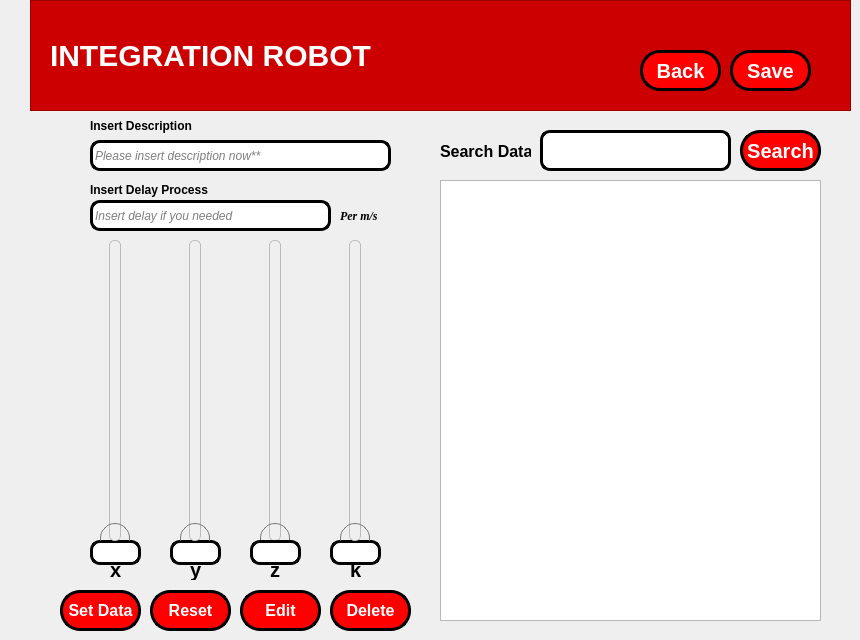
    <widget class="QWidget" name="Integration_3">
     <widget class="QLabel" name="label_6">
      <property name="geometry">
       <rect>
        <x>190</x>
        <y>560</y>
        <width>16</width>
        <height>20</height>
       </rect>
      </property>
      <property name="styleSheet">
       <string notr="true">QLabel {
	font-weight: bold;
	color: black;
	font-size: 20px;
}</string>
      </property>
      <property name="text">
       <string>y</string>
      </property>
     </widget>
     <widget class="QLabel" name="label_5">
      <property name="geometry">
       <rect>
        <x>110</x>
        <y>560</y>
        <width>16</width>
        <height>20</height>
       </rect>
      </property>
      <property name="styleSheet">
       <string notr="true">QLabel {
	font-weight: bold;
	color: black;
	font-size: 20px;
}</string>
      </property>
      <property name="text">
       <string>x</string>
      </property>
     </widget>
     <widget class="QLineEdit" name="txtIntegrationX">
      <property name="geometry">
       <rect>
        <x>90</x>
        <y>540</y>
        <width>51</width>
        <height>25</height>
       </rect>
      </property>
      <property name="styleSheet">
       <string notr="true">QLineEdit {
	border-radius: 10px;
	border: 3px solid black;
}</string>
      </property>
     </widget>
     <widget class="QFrame" name="frame_2">
      <property name="geometry">
       <rect>
        <x>30</x>
        <y>0</y>
        <width>821</width>
        <height>111</height>
       </rect>
      </property>
      <property name="styleSheet">
       <string notr="true">QFrame {
	background-color: rgb(204, 0, 0);
	color: white;
}</string>
      </property>
      <property name="frameShape">
       <enum>QFrame::StyledPanel</enum>
      </property>
      <property name="frameShadow">
       <enum>QFrame::Raised</enum>
      </property>
      <widget class="QLabel" name="label_4">
       <property name="geometry">
        <rect>
         <x>20</x>
         <y>40</y>
         <width>341</width>
         <height>31</height>
        </rect>
       </property>
       <property name="styleSheet">
        <string notr="true">QLabel {
	font-size: 30px;
	font-weight: bold;
}</string>
       </property>
       <property name="text">
        <string>INTEGRATION ROBOT</string>
       </property>
      </widget>
      <widget class="QPushButton" name="btIntegrationSimpan">
       <property name="geometry">
        <rect>
         <x>700</x>
         <y>50</y>
         <width>81</width>
         <height>41</height>
        </rect>
       </property>
       <property name="cursor">
        <cursorShape>PointingHandCursor</cursorShape>
       </property>
       <property name="layoutDirection">
        <enum>Qt::LeftToRight</enum>
       </property>
       <property name="styleSheet">
        <string notr="true">QPushButton {
	border-radius: 20px;
	background: red;
	color: white;
	font-weight: bold;
	font-size: 20px;
	border: 3px solid black;
	display: flex;
   	flex-direction: column;
  	align-items: center; 
  	text-align: center;
}

QPushButton:hover {
    background: qradialgradient(
        cx: 0.3, cy: -0.4, fx: 0.3, fy: -0.4,
        radius: 1.35, stop: 0 #fff, stop: 1 #bbb
        );
	color: black;
	border: 3px solid black;
    }

QPushButton:pressed {
    border-style: inset;
    background: qradialgradient(
        cx: 0.4, cy: -0.1, fx: 0.4, fy: -0.1,
        radius: 1.35, stop: 0 #fff, stop: 1 #ddd
        );
    }

QPushButton::icon {
    margin-bottom: 5px; 
}

</string>
       </property>
       <property name="text">
        <string>Save</string>
       </property>
       <property name="iconSize">
        <size>
         <width>50</width>
         <height>100</height>
        </size>
       </property>
       <property name="flat">
        <bool>false</bool>
       </property>
      </widget>
      <widget class="QPushButton" name="btIntegrationKembali">
       <property name="geometry">
        <rect>
         <x>610</x>
         <y>50</y>
         <width>81</width>
         <height>41</height>
        </rect>
       </property>
       <property name="cursor">
        <cursorShape>PointingHandCursor</cursorShape>
       </property>
       <property name="layoutDirection">
        <enum>Qt::LeftToRight</enum>
       </property>
       <property name="styleSheet">
        <string notr="true">QPushButton {
	border-radius: 20px;
	background: red;
	color: white;
	font-weight: bold;
	font-size: 20px;
	border: 3px solid black;
	display: flex;
   	flex-direction: column;
  	align-items: center; 
  	text-align: center;
}

QPushButton:hover {
    background: qradialgradient(
        cx: 0.3, cy: -0.4, fx: 0.3, fy: -0.4,
        radius: 1.35, stop: 0 #fff, stop: 1 #bbb
        );
	color: black;
	border: 3px solid black;
    }

QPushButton:pressed {
    border-style: inset;
    background: qradialgradient(
        cx: 0.4, cy: -0.1, fx: 0.4, fy: -0.1,
        radius: 1.35, stop: 0 #fff, stop: 1 #ddd
        );
    }

QPushButton::icon {
    margin-bottom: 5px; 
}

</string>
       </property>
       <property name="text">
        <string>Back</string>
       </property>
       <property name="iconSize">
        <size>
         <width>50</width>
         <height>100</height>
        </size>
       </property>
       <property name="flat">
        <bool>false</bool>
       </property>
      </widget>
      <widget class="QPushButton" name="btBack_2">
       <property name="geometry">
        <rect>
         <x>700</x>
         <y>154</y>
         <width>81</width>
         <height>41</height>
        </rect>
       </property>
       <property name="cursor">
        <cursorShape>PointingHandCursor</cursorShape>
       </property>
       <property name="layoutDirection">
        <enum>Qt::LeftToRight</enum>
       </property>
       <property name="styleSheet">
        <string notr="true">QPushButton {
	border-radius: 20px;
	background: red;
	color: white;
	font-weight: bold;
	font-size: 20px;
	border: 3px solid black;
	display: flex;
   	flex-direction: column;
  	align-items: center; 
  	text-align: center;
}

QPushButton:hover {
    background: qradialgradient(
        cx: 0.3, cy: -0.4, fx: 0.3, fy: -0.4,
        radius: 1.35, stop: 0 #fff, stop: 1 #bbb
        );
	color: black;
	border: 3px solid black;
    }

QPushButton:pressed {
    border-style: inset;
    background: qradialgradient(
        cx: 0.4, cy: -0.1, fx: 0.4, fy: -0.1,
        radius: 1.35, stop: 0 #fff, stop: 1 #ddd
        );
    }

QPushButton::icon {
    margin-bottom: 5px; 
}

</string>
       </property>
       <property name="text">
        <string>Back</string>
       </property>
       <property name="iconSize">
        <size>
         <width>50</width>
         <height>100</height>
        </size>
       </property>
       <property name="flat">
        <bool>false</bool>
       </property>
      </widget>
     </widget>
     <widget class="QPushButton" name="btintegrationSetData">
      <property name="geometry">
       <rect>
        <x>60</x>
        <y>590</y>
        <width>81</width>
        <height>41</height>
       </rect>
      </property>
      <property name="cursor">
       <cursorShape>PointingHandCursor</cursorShape>
      </property>
      <property name="layoutDirection">
       <enum>Qt::LeftToRight</enum>
      </property>
      <property name="styleSheet">
       <string notr="true">QPushButton {
	border-radius: 20px;
	background: red;
	color: white;
	font-weight: bold;
	font-size: 16px;
	border: 3px solid black;
	display: flex;
   	flex-direction: column;
  	align-items: center; 
  	text-align: center;
}

QPushButton:hover {
    background: qradialgradient(
        cx: 0.3, cy: -0.4, fx: 0.3, fy: -0.4,
        radius: 1.35, stop: 0 #fff, stop: 1 #bbb
        );
	color: black;
	border: 3px solid black;
    }

QPushButton:pressed {
    border-style: inset;
    background: qradialgradient(
        cx: 0.4, cy: -0.1, fx: 0.4, fy: -0.1,
        radius: 1.35, stop: 0 #fff, stop: 1 #ddd
        );
    }

QPushButton::icon {
    margin-bottom: 5px; 
}

</string>
      </property>
      <property name="text">
       <string>Set Data</string>
      </property>
      <property name="iconSize">
       <size>
        <width>50</width>
        <height>100</height>
       </size>
      </property>
      <property name="flat">
       <bool>false</bool>
      </property>
     </widget>
     <widget class="QTableView" name="tbIntegrationTabel">
      <property name="geometry">
       <rect>
        <x>440</x>
        <y>180</y>
        <width>381</width>
        <height>441</height>
       </rect>
      </property>
     </widget>
     <widget class="QLineEdit" name="txtIntegrationY">
      <property name="geometry">
       <rect>
        <x>170</x>
        <y>540</y>
        <width>51</width>
        <height>25</height>
       </rect>
      </property>
      <property name="styleSheet">
       <string notr="true">QLineEdit {
	border-radius: 10px;
	border: 3px solid black;
}</string>
      </property>
     </widget>
     <widget class="QLabel" name="label_7">
      <property name="geometry">
       <rect>
        <x>90</x>
        <y>116</y>
        <width>131</width>
        <height>20</height>
       </rect>
      </property>
      <property name="styleSheet">
       <string notr="true">QLabel {
	font-weight: bold;
	color: black;
}</string>
      </property>
      <property name="text">
       <string>Insert Description</string>
      </property>
     </widget>
     <widget class="QLineEdit" name="txtIntegrationKet">
      <property name="geometry">
       <rect>
        <x>90</x>
        <y>140</y>
        <width>301</width>
        <height>31</height>
       </rect>
      </property>
      <property name="styleSheet">
       <string notr="true">QLineEdit {
	border-radius: 10px;
	border: 3px solid black;
	font-style:italic;
}
</string>
      </property>
      <property name="text">
       <string/>
      </property>
      <property name="placeholderText">
       <string>Please insert description now**</string>
      </property>
     </widget>
     <widget class="QSlider" name="slIntegrationX">
      <property name="geometry">
       <rect>
        <x>100</x>
        <y>240</y>
        <width>31</width>
        <height>301</height>
       </rect>
      </property>
      <property name="styleSheet">
       <string notr="true">QSlider::groove:vertical {
        background: qlineargradient(x1:0, y1:0, x2:1, y2:1,
                                    stop:0 #ddd, stop:1 #aaa);
        border: 1px solid #bbb;
        width: 10px;
        border-radius: 5px;
    }

    QSlider::handle:vertical {
        background: qradialgradient(cx:0, cy:0, cx:1, cy:1,
                                    stop:0 #eee, stop:1 #ccc);
        border: 1px solid #777;
        width: 30px; 
        height: 30px; 
        margin: -15px -10px;
        border-radius: 15px;
    }</string>
      </property>
      <property name="maximum">
       <number>700</number>
      </property>
      <property name="orientation">
       <enum>Qt::Vertical</enum>
      </property>
      <property name="tickPosition">
       <enum>QSlider::TicksBothSides</enum>
      </property>
      <property name="tickInterval">
       <number>5</number>
      </property>
     </widget>
     <widget class="QLabel" name="label_8">
      <property name="geometry">
       <rect>
        <x>270</x>
        <y>560</y>
        <width>16</width>
        <height>20</height>
       </rect>
      </property>
      <property name="styleSheet">
       <string notr="true">QLabel {
	font-weight: bold;
	color: black;
	font-size: 20px;
}</string>
      </property>
      <property name="text">
       <string>z</string>
      </property>
     </widget>
     <widget class="QLabel" name="label_9">
      <property name="geometry">
       <rect>
        <x>350</x>
        <y>560</y>
        <width>16</width>
        <height>20</height>
       </rect>
      </property>
      <property name="styleSheet">
       <string notr="true">QLabel {
	font-weight: bold;
	color: black;
	font-size: 20px;
}</string>
      </property>
      <property name="text">
       <string>k</string>
      </property>
     </widget>
     <widget class="QSlider" name="slIntegrationZ">
      <property name="geometry">
       <rect>
        <x>260</x>
        <y>240</y>
        <width>31</width>
        <height>301</height>
       </rect>
      </property>
      <property name="styleSheet">
       <string notr="true">QSlider::groove:vertical {
        background: qlineargradient(x1:0, y1:0, x2:1, y2:1,
                                    stop:0 #ddd, stop:1 #aaa);
        border: 1px solid #bbb;
        width: 10px;
        border-radius: 5px;
    }

    QSlider::handle:vertical {
        background: qradialgradient(cx:0, cy:0, cx:1, cy:1,
                                    stop:0 #eee, stop:1 #ccc);
        border: 1px solid #777;
        width: 30px; 
        height: 30px; 
        margin: -15px -10px;
        border-radius: 15px;
    }</string>
      </property>
      <property name="maximum">
       <number>180</number>
      </property>
      <property name="orientation">
       <enum>Qt::Vertical</enum>
      </property>
      <property name="tickPosition">
       <enum>QSlider::TicksBothSides</enum>
      </property>
      <property name="tickInterval">
       <number>5</number>
      </property>
     </widget>
     <widget class="QSlider" name="slIntegrationY">
      <property name="geometry">
       <rect>
        <x>180</x>
        <y>240</y>
        <width>31</width>
        <height>301</height>
       </rect>
      </property>
      <property name="styleSheet">
       <string notr="true">QSlider::groove:vertical {
        background: qlineargradient(x1:0, y1:0, x2:1, y2:1,
                                    stop:0 #ddd, stop:1 #aaa);
        border: 1px solid #bbb;
        width: 10px;
        border-radius: 5px;
    }

    QSlider::handle:vertical {
        background: qradialgradient(cx:0, cy:0, cx:1, cy:1,
                                    stop:0 #eee, stop:1 #ccc);
        border: 1px solid #777;
        width: 30px; 
        height: 30px; 
        margin: -15px -10px;
        border-radius: 15px;
    }</string>
      </property>
      <property name="maximum">
       <number>3500</number>
      </property>
      <property name="orientation">
       <enum>Qt::Vertical</enum>
      </property>
      <property name="tickPosition">
       <enum>QSlider::TicksBothSides</enum>
      </property>
      <property name="tickInterval">
       <number>5</number>
      </property>
     </widget>
     <widget class="QPushButton" name="btIntegrationReset">
      <property name="geometry">
       <rect>
        <x>150</x>
        <y>590</y>
        <width>81</width>
        <height>41</height>
       </rect>
      </property>
      <property name="cursor">
       <cursorShape>PointingHandCursor</cursorShape>
      </property>
      <property name="layoutDirection">
       <enum>Qt::LeftToRight</enum>
      </property>
      <property name="styleSheet">
       <string notr="true">QPushButton {
	border-radius: 20px;
	background: red;
	color: white;
	font-weight: bold;
	font-size: 16px;
	border: 3px solid black;
	display: flex;
   	flex-direction: column;
  	align-items: center; 
  	text-align: center;
}

QPushButton:hover {
    background: qradialgradient(
        cx: 0.3, cy: -0.4, fx: 0.3, fy: -0.4,
        radius: 1.35, stop: 0 #fff, stop: 1 #bbb
        );
	color: black;
	border: 3px solid black;
    }

QPushButton:pressed {
    border-style: inset;
    background: qradialgradient(
        cx: 0.4, cy: -0.1, fx: 0.4, fy: -0.1,
        radius: 1.35, stop: 0 #fff, stop: 1 #ddd
        );
    }

QPushButton::icon {
    margin-bottom: 5px; 
}

</string>
      </property>
      <property name="text">
       <string>Reset</string>
      </property>
      <property name="iconSize">
       <size>
        <width>50</width>
        <height>100</height>
       </size>
      </property>
      <property name="flat">
       <bool>false</bool>
      </property>
     </widget>
     <widget class="QLineEdit" name="txtIntegrationK">
      <property name="geometry">
       <rect>
        <x>330</x>
        <y>540</y>
        <width>51</width>
        <height>25</height>
       </rect>
      </property>
      <property name="styleSheet">
       <string notr="true">QLineEdit {
	border-radius: 10px;
	border: 3px solid black;
}</string>
      </property>
     </widget>
     <widget class="QLabel" name="label_10">
      <property name="geometry">
       <rect>
        <x>440</x>
        <y>136</y>
        <width>91</width>
        <height>31</height>
       </rect>
      </property>
      <property name="styleSheet">
       <string notr="true">QLabel {
	font-weight: bold;
	color: black;
	font-size: 16px;
}</string>
      </property>
      <property name="text">
       <string>Search Data</string>
      </property>
     </widget>
     <widget class="QPushButton" name="btIntegrationEdit">
      <property name="geometry">
       <rect>
        <x>240</x>
        <y>590</y>
        <width>81</width>
        <height>41</height>
       </rect>
      </property>
      <property name="cursor">
       <cursorShape>PointingHandCursor</cursorShape>
      </property>
      <property name="layoutDirection">
       <enum>Qt::LeftToRight</enum>
      </property>
      <property name="styleSheet">
       <string notr="true">QPushButton {
	border-radius: 20px;
	background: red;
	color: white;
	font-weight: bold;
	font-size: 16px;
	border: 3px solid black;
	display: flex;
   	flex-direction: column;
  	align-items: center; 
  	text-align: center;
}

QPushButton:hover {
    background: qradialgradient(
        cx: 0.3, cy: -0.4, fx: 0.3, fy: -0.4,
        radius: 1.35, stop: 0 #fff, stop: 1 #bbb
        );
	color: black;
	border: 3px solid black;
    }

QPushButton:pressed {
    border-style: inset;
    background: qradialgradient(
        cx: 0.4, cy: -0.1, fx: 0.4, fy: -0.1,
        radius: 1.35, stop: 0 #fff, stop: 1 #ddd
        );
    }

QPushButton::icon {
    margin-bottom: 5px; 
}

</string>
      </property>
      <property name="text">
       <string>Edit</string>
      </property>
      <property name="iconSize">
       <size>
        <width>50</width>
        <height>100</height>
       </size>
      </property>
      <property name="flat">
       <bool>false</bool>
      </property>
     </widget>
     <widget class="QSlider" name="slIntegrationK">
      <property name="geometry">
       <rect>
        <x>340</x>
        <y>240</y>
        <width>31</width>
        <height>301</height>
       </rect>
      </property>
      <property name="styleSheet">
       <string notr="true">QSlider::groove:vertical {
        background: qlineargradient(x1:0, y1:0, x2:1, y2:1,
                                    stop:0 #ddd, stop:1 #aaa);
        border: 1px solid #bbb;
        width: 10px;
        border-radius: 5px;
    }

    QSlider::handle:vertical {
        background: qradialgradient(cx:0, cy:0, cx:1, cy:1,
                                    stop:0 #eee, stop:1 #ccc);
        border: 1px solid #777;
        width: 30px; 
        height: 30px; 
        margin: -15px -10px;
        border-radius: 15px;
    }</string>
      </property>
      <property name="maximum">
       <number>850</number>
      </property>
      <property name="orientation">
       <enum>Qt::Vertical</enum>
      </property>
      <property name="tickPosition">
       <enum>QSlider::TicksBothSides</enum>
      </property>
      <property name="tickInterval">
       <number>5</number>
      </property>
     </widget>
     <widget class="QLineEdit" name="txtIntegrationCari">
      <property name="geometry">
       <rect>
        <x>540</x>
        <y>130</y>
        <width>191</width>
        <height>41</height>
       </rect>
      </property>
      <property name="styleSheet">
       <string notr="true">QLineEdit {
	border-radius: 10px;
	border: 3px solid black;
}</string>
      </property>
     </widget>
     <widget class="QLineEdit" name="txtIntegrationZ">
      <property name="geometry">
       <rect>
        <x>250</x>
        <y>540</y>
        <width>51</width>
        <height>25</height>
       </rect>
      </property>
      <property name="styleSheet">
       <string notr="true">QLineEdit {
	border-radius: 10px;
	border: 3px solid black;
}</string>
      </property>
     </widget>
     <widget class="QPushButton" name="btIntegrationCari">
      <property name="geometry">
       <rect>
        <x>740</x>
        <y>130</y>
        <width>81</width>
        <height>41</height>
       </rect>
      </property>
      <property name="cursor">
       <cursorShape>PointingHandCursor</cursorShape>
      </property>
      <property name="layoutDirection">
       <enum>Qt::LeftToRight</enum>
      </property>
      <property name="styleSheet">
       <string notr="true">QPushButton {
	border-radius: 20px;
	background: red;
	color: white;
	font-weight: bold;
	font-size: 20px;
	border: 3px solid black;
	display: flex;
   	flex-direction: column;
  	align-items: center; 
  	text-align: center;
}

QPushButton:hover {
    background: qradialgradient(
        cx: 0.3, cy: -0.4, fx: 0.3, fy: -0.4,
        radius: 1.35, stop: 0 #fff, stop: 1 #bbb
        );
	color: black;
	border: 3px solid black;
    }

QPushButton:pressed {
    border-style: inset;
    background: qradialgradient(
        cx: 0.4, cy: -0.1, fx: 0.4, fy: -0.1,
        radius: 1.35, stop: 0 #fff, stop: 1 #ddd
        );
    }

QPushButton::icon {
    margin-bottom: 5px; 
}

</string>
      </property>
      <property name="text">
       <string>Search</string>
      </property>
      <property name="iconSize">
       <size>
        <width>50</width>
        <height>100</height>
       </size>
      </property>
      <property name="flat">
       <bool>false</bool>
      </property>
     </widget>
     <widget class="QLineEdit" name="txtIntegrationDelay">
      <property name="geometry">
       <rect>
        <x>90</x>
        <y>200</y>
        <width>241</width>
        <height>31</height>
       </rect>
      </property>
      <property name="styleSheet">
       <string notr="true">QLineEdit {
	border-radius: 10px;
	border: 3px solid black;
	font-style:italic;
}
</string>
      </property>
      <property name="text">
       <string/>
      </property>
      <property name="placeholderText">
       <string>Insert delay if you needed</string>
      </property>
     </widget>
     <widget class="QLabel" name="label_55">
      <property name="geometry">
       <rect>
        <x>90</x>
        <y>180</y>
        <width>211</width>
        <height>20</height>
       </rect>
      </property>
      <property name="styleSheet">
       <string notr="true">QLabel {
	font-weight: bold;
	color: black;
}</string>
      </property>
      <property name="text">
       <string>Insert Delay Process</string>
      </property>
     </widget>
     <widget class="QLabel" name="label_56">
      <property name="geometry">
       <rect>
        <x>340</x>
        <y>200</y>
        <width>51</width>
        <height>31</height>
       </rect>
      </property>
      <property name="font">
       <font>
        <family>Times New Roman</family>
        <weight>75</weight>
        <italic>true</italic>
        <bold>true</bold>
       </font>
      </property>
      <property name="styleSheet">
       <string notr="true">QLabel {
	font-weight: bold;
	color: black;
	font-style: italic;
	font-family: &quot;Times New Roman&quot;;
}</string>
      </property>
      <property name="text">
       <string>Per m/s</string>
      </property>
     </widget>
     <widget class="QPushButton" name="btIntegrationHapus">
      <property name="geometry">
       <rect>
        <x>330</x>
        <y>590</y>
        <width>81</width>
        <height>41</height>
       </rect>
      </property>
      <property name="cursor">
       <cursorShape>PointingHandCursor</cursorShape>
      </property>
      <property name="layoutDirection">
       <enum>Qt::LeftToRight</enum>
      </property>
      <property name="styleSheet">
       <string notr="true">QPushButton {
	border-radius: 20px;
	background: red;
	color: white;
	font-weight: bold;
	font-size: 16px;
	border: 3px solid black;
	display: flex;
   	flex-direction: column;
  	align-items: center; 
  	text-align: center;
}

QPushButton:hover {
    background: qradialgradient(
        cx: 0.3, cy: -0.4, fx: 0.3, fy: -0.4,
        radius: 1.35, stop: 0 #fff, stop: 1 #bbb
        );
	color: black;
	border: 3px solid black;
    }

QPushButton:pressed {
    border-style: inset;
    background: qradialgradient(
        cx: 0.4, cy: -0.1, fx: 0.4, fy: -0.1,
        radius: 1.35, stop: 0 #fff, stop: 1 #ddd
        );
    }

QPushButton::icon {
    margin-bottom: 5px; 
}

</string>
      </property>
      <property name="text">
       <string>Delete</string>
      </property>
      <property name="iconSize">
       <size>
        <width>50</width>
        <height>100</height>
       </size>
      </property>
      <property name="flat">
       <bool>false</bool>
      </property>
     </widget>
    </widget>
